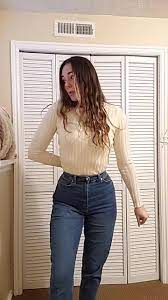
#> input picture frontend/assets/image.jpeg, 168 x 300 px; its folder holds only this picture in this run
$ python skin_color_detection.py
#> lines starting #> are read from the running program, lines starting #| are printed output that depends on the picture; after the words box and inside, x2 and y2 are one past the last pixel; in counts of white or black regions, pixels touching at a corner belong together
import cv2
import numpy as np
from collections import Counter
import glob
import os

# Dynamically find the image in the static folder (handles .jpg, .jpeg, .png, etc.)
image_path = glob.glob('../frontend/assets/image.*')  # Matches any extension like .jpg, .png, .jpeg, etc.

if not image_path:
    raise FileNotFoundError("No image found in the static folder.")

# Load the image
image = cv2.imread(image_path[0])  # Get the first match
#> image is the input picture: shape (300, 168, 3); mean B, G, R 145.1, 155.4, 170.8

if image is None:
    raise ValueError("Failed to load the image. Please check the file format or path.")
# Load the pre-trained Haar Cascade Classifier for face detection
face_cascade = cv2.CascadeClassifier(cv2.data.haarcascades + 'haarcascade_frontalface_default.xml')

def get_skin_color(image):
    # Convert the image to HSV color space
    hsv = cv2.cvtColor(image, cv2.COLOR_BGR2HSV)
#> hsv: shape (300, 168, 3); mean H, S, V 38.4, 57.3, 173.4

    # Adjusted skin color range to capture a broader spectrum
    lower_skin = np.array([0, 20, 70], dtype=np.uint8)
    upper_skin = np.array([25, 150, 255], dtype=np.uint8)

    # Create a mask for the skin
    skin_mask = cv2.inRange(hsv, lower_skin, upper_skin)
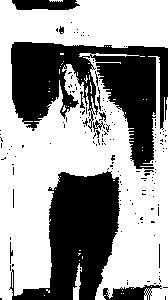
#> skin_mask: shape (300, 168); 60.9% white; 167 black regions (155 under 20 px), largest, box (x1, y1, x2, y2) and area: (11, 42, 168, 169) 10081, (9, 171, 121, 300) 7777, (12, 0, 80, 10) 576

    # Detect faces in the image
    faces = face_cascade.detectMultiScale(image, scaleFactor=1.1, minNeighbors=5, minSize=(30, 30))
#> faces = ()

    if len(faces) == 0:
        return "No faces detected in the image"

    # Iterate over detected faces
    for (x, y, w, h) in faces:
        # Crop the face region from the image
        face_region = image[y:y+h, x:x+w]
        face_skin_mask = skin_mask[y:y+h, x:x+w]

        # Apply Gaussian blur to smooth the image and reduce noise
        blurred_face_region = cv2.GaussianBlur(face_region, (5, 5), 0)

        # Extract skin pixels from the face region
        face_skin_pixels = blurred_face_region[face_skin_mask == 255]

        if len(face_skin_pixels) > 0:
            # Get the most common color from the face skin pixels
            face_skin_pixels = [tuple(pixel) for pixel in face_skin_pixels]
            most_common_color = Counter(face_skin_pixels).most_common(1)[0][0]

            # Convert BGR to Hex for display
            skin_color_code = f"#{most_common_color[2]:02x}{most_common_color[1]:02x}{most_common_color[0]:02x}"

            # Create a color block image to show the detected skin color
            color_block = np.zeros((100, 100, 3), dtype=np.uint8)
            color_block[:] = most_common_color  # Fill the block with the detected color

            # Show the original image with the detected face and skin color
            cv2.rectangle(image, (x, y), (x + w, y + h), (0, 255, 0), 2)  # Draw rectangle around face
            cv2.putText(image, f"Skin Color: {skin_color_code}", (x, y-10), cv2.FONT_HERSHEY_SIMPLEX, 0.9, (0, 255, 0), 2)

            # [5 lines of commented-out code are left out]

            return skin_color_code
        else:
            return "No skin detected on the face region"

# Get and display the skin color from the face region
skin_color_code = get_skin_color(image)
#> skin_color_code = 'No faces detected in the image'
print(f"Detected Skin Color Code: {skin_color_code}")
#| Detected Skin Color Code: No faces detected in the image

$ run again, on frontend/assets/image.jpg
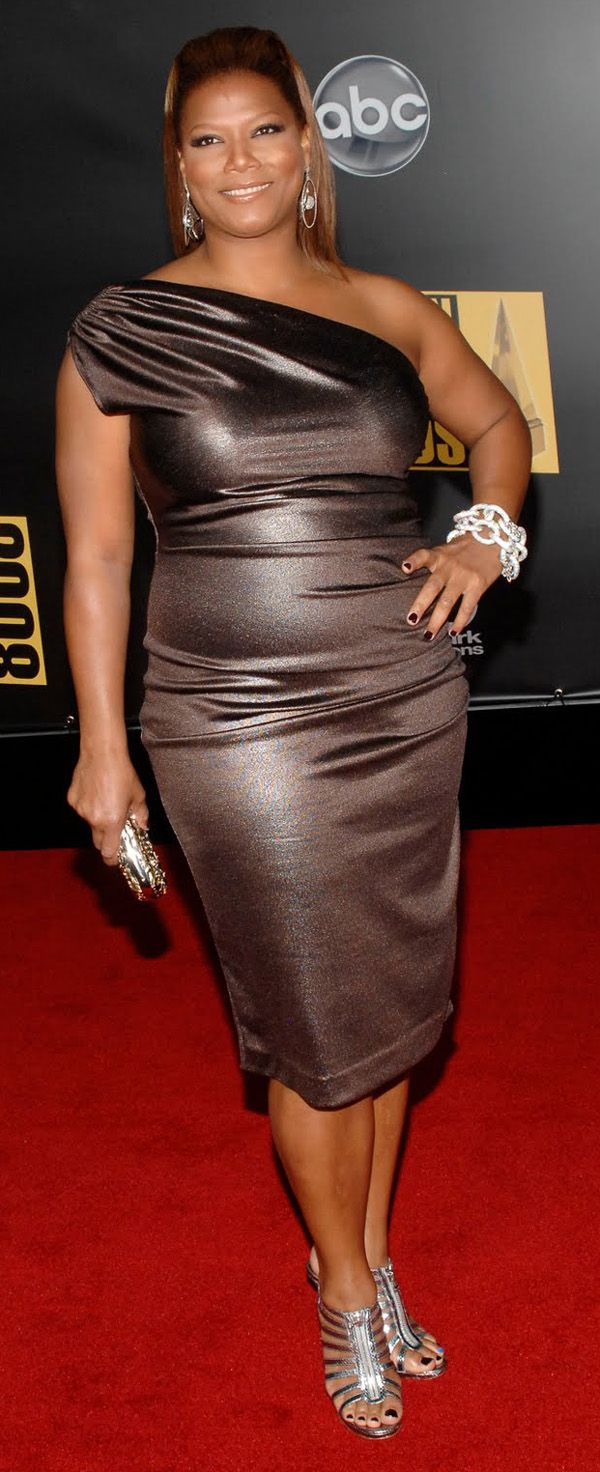
#> input picture frontend/assets/image.jpg, 600 x 1472 px
#> image is the input picture: shape (1472, 600, 3); mean B, G, R 43.6, 51.3, 108.8
#> hsv: shape (1472, 600, 3); mean H, S, V 14.6, 134.4, 108.9
#> in get_skin_color, `skin_mask = cv2.inRange(hsv, lower_skin, upper_skin)`:
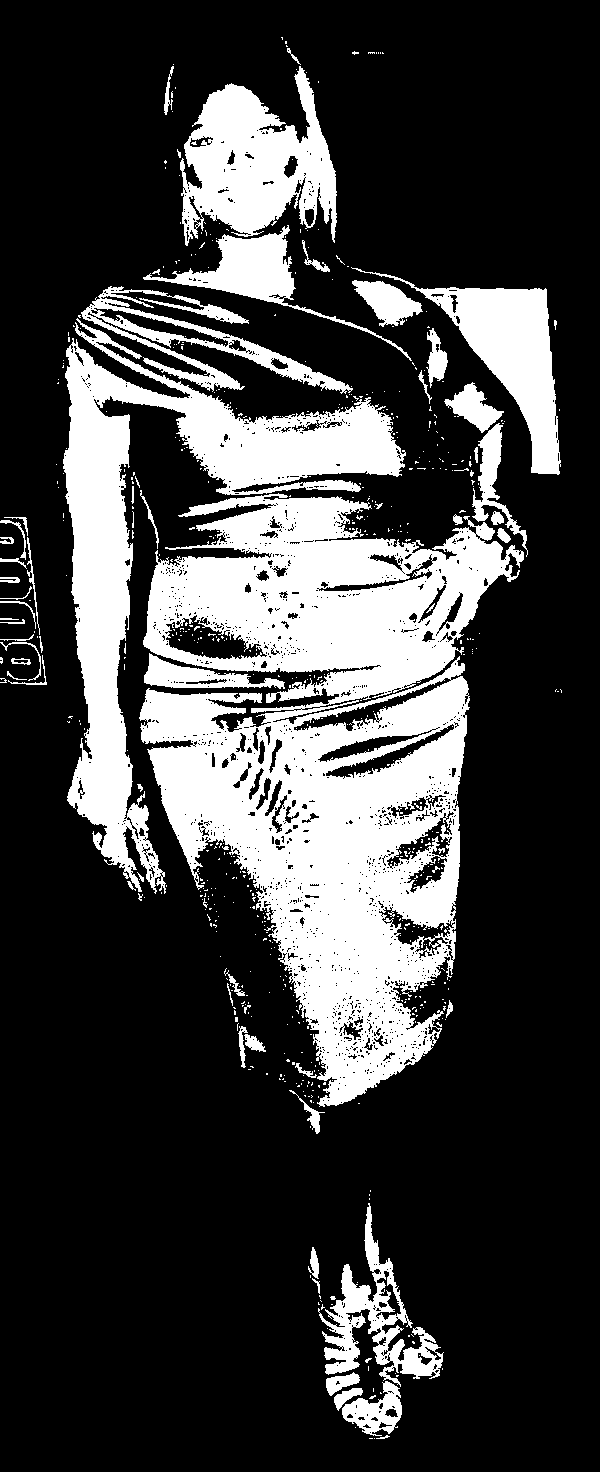
#> skin_mask: shape (1472, 600); 24.9% white; 612 white regions (547 under 20 px), largest, box (x1, y1, x2, y2) and area: (139, 493, 524, 1107) 116501, (63, 318, 406, 894) 42488, (180, 66, 337, 246) 15984
#> faces = [[460, 492, 58, 58], [167, 84, 137, 137]]
#> the loop in get_skin_color, `for (x, y, w, h) in faces:` made 1 pass
#> (x, y, w, h, most_common_color, skin_color_code) on pass 1: (460, 492, 58, 58, (78, 116, 180), '#b4744e')
#> after the loop in get_skin_color, `for (x, y, w, h) in faces:`:
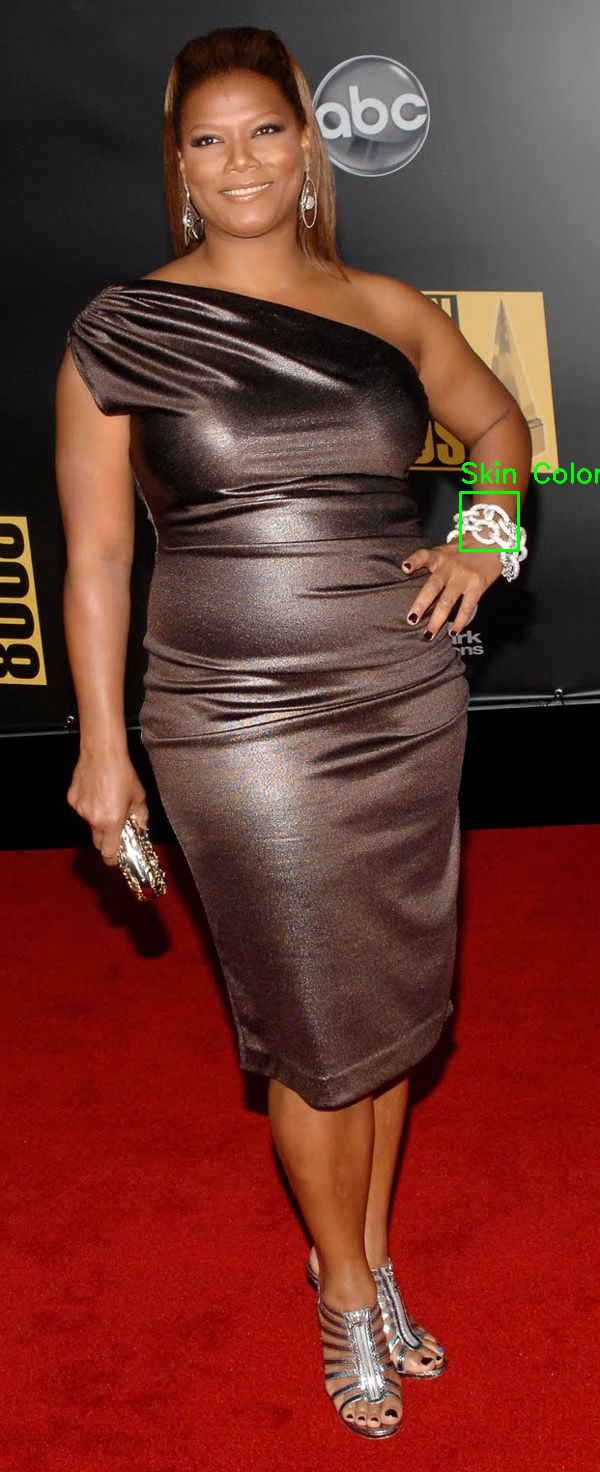
#> image: shape (1472, 600, 3); 0.18% of pixels changed, all inside (x1, y1, x2, y2) = (459, 461, 600, 552)
#> `skin_color_code = get_skin_color(image)`: skin_color_code = '#b4744e'
#| Detected Skin Color Code: #b4744e
